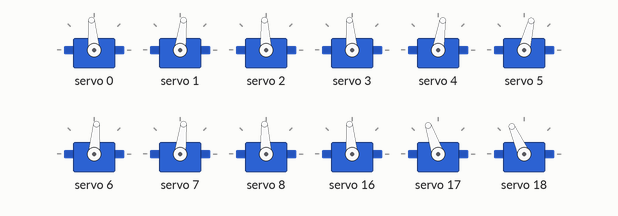
Bench run of a sketch on a simulated Arduino Uno, built with avr-gcc and run on an emulated ATmega328P. Shown: 12 × servo.

Above: at 5.05 s.
At 5.5 s:
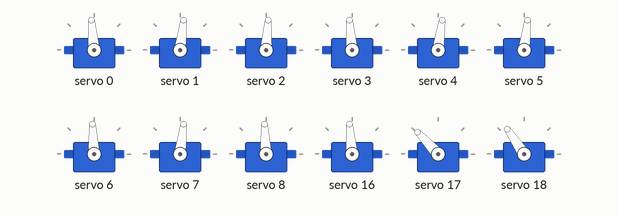
At 6.0 s:
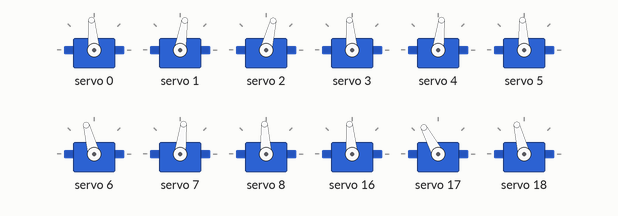
At 6.25 s:
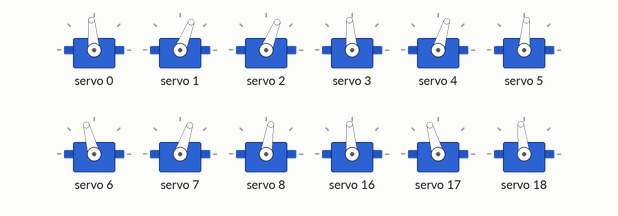
At 6.5 s:
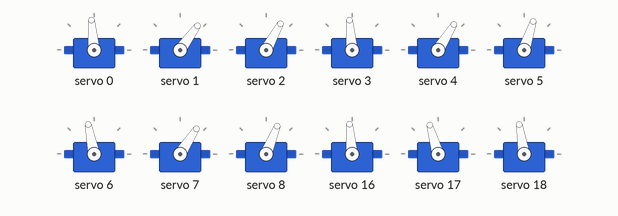
At 7.0 s:
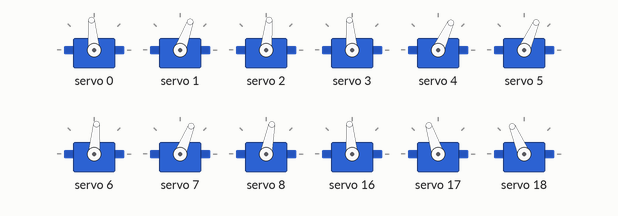
Timing chart, 0 to 10.1 s (numbered marks = the images above):
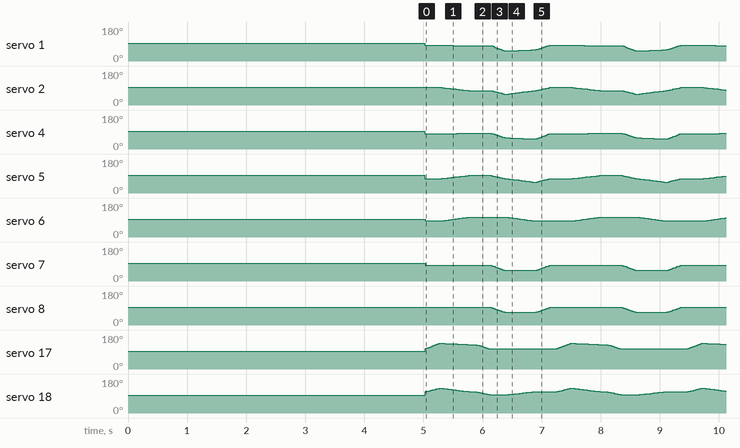

The sketch:

HexForward.ino
```cpp
#include <Wire.h>
#include <Adafruit_PWMServoDriver.h>
//Analog 4 -> SDA   komola
//Analog 5 -> SCL   holud

#define SERVOMIN 150  // Min pulse length out of 4096
#define SERVOMAX 600  // Max pulse length out of 4096


Adafruit_PWMServoDriver pwm1 = Adafruit_PWMServoDriver();
Adafruit_PWMServoDriver pwm2 = Adafruit_PWMServoDriver(0x41);  // Assuming the second PCA9685 has address 0x41

// Define channels for the first PCA9685
const int coxaChannels[] = { 0, 3, 6 };
const int femurChannels[] = { 1, 4, 7 };
const int tibiaChannels[] = { 2, 5, 8 };

// Define channels for the second PCA9685
const int coxaChannelsT[] = { 0, 3, 6 };
const int femurChannelsT[] = { 1, 4, 7 };
const int tibiaChannelsT[] = { 2, 5, 8 };

#define PAN_SERVO_CHANNEL 9   // Channel for the pan servo
#define TILT_SERVO_CHANNEL 10  // Channel for the tilt servo

int mapValue(int x, int in_min, int in_max, int out_min, int out_max) {
  return (x - in_min) * (out_max - out_min) / (in_max - in_min) + out_min;
}

void moveLeg(Adafruit_PWMServoDriver &pwm, int legIndex, int coxaPos, int femurPos, int tibiaPos) {
  pwm.setPWM(coxaChannels[legIndex], 0, coxaPos);
  pwm.setPWM(femurChannels[legIndex], 0, femurPos);
  pwm.setPWM(tibiaChannels[legIndex], 0, tibiaPos);
}

void moveLegT(Adafruit_PWMServoDriver &pwm, int legIndex, int coxaPos, int femurPos, int tibiaPos) {
  pwm.setPWM(coxaChannelsT[legIndex], 0, coxaPos);
  pwm.setPWM(femurChannelsT[legIndex], 0, femurPos);
  pwm.setPWM(tibiaChannelsT[legIndex], 0, tibiaPos);
}

void moveLegInit() {
  for (int i = 0; i < 3; i++) {
    moveLeg(pwm1, i, 375, 375, 375);    //150, 600
  }
}

void moveLegTInit() {
  for (int i = 0; i < 3; i++) {
    moveLegT(pwm2, i, 375, 375, 375);   //600, 150
  }
}

void movePanTilt(int panPos, int tiltPos) {
  pwm1.setPWM(PAN_SERVO_CHANNEL, 0, panPos);
  pwm1.setPWM(TILT_SERVO_CHANNEL, 0, tiltPos);
}

void setup() {
  Serial.begin(9600);

  pwm1.begin();
  pwm2.begin();

  pwm1.setPWMFreq(60);
  pwm2.setPWMFreq(60);

  moveLegInit();
  moveLegTInit();
  movePanTilt(375, 375);
  delay(5000);
  //startTime = millis();  // Initialize start time
}

void loop() {
  // Leg Forward
  moveLeg(pwm1, 0, 375, 345, 370);    //1     //p=4, z=6.8       // Expand motion
  moveLeg(pwm1, 1, 375, 340, 327);    //2     //p=2, z=6
  moveLeg(pwm1, 2, 350, 345, 370);    //3     //p=3, z=6.5

  /*moveLegT(pwm2, 0, 375, 407, 420);     //2   //p=2, z=6
  moveLegT(pwm2, 1, 375, 402, 377);     //1   //p=4, z=6.8                // Expand motion  407, 420);     //2   //p=2, z=6
  moveLegT(pwm2, 2, 350, 402, 397);     //3   //p=3, z=6.5*/
  for (int i = 0; i <= 100; i += 5) {
    moveLegT(pwm2, 0, 375, mapValue(i, 0, 100, 407, 480), mapValue(i, 0, 100, 420, 467));   //375, 407, 420
    moveLegT(pwm2, 1, 375, mapValue(i, 0, 100, 402, 462), mapValue(i, 0, 100, 377, 420));   //375, 402, 377           // Condense motion
    moveLegT(pwm2, 2, 350, mapValue(i, 0, 100, 402, 470), mapValue(i, 0, 100, 397, 442));   //395, 402, 397
    delay(5);
  }


  moveLegT(pwm2, 0, 375, 480, 467);     //1   //p=2, z=4          //Condence
  moveLegT(pwm2, 1, 375, 462, 420);     //1   //p=4, z=4.8
  moveLegT(pwm2, 2, 350, 470, 442);     //3   //p=3, z=4.5
  //delay(100);

  /*moveLeg(pwm1, 0, 375, 345, 370);    //1     //p=4, z=6.8       // Expand motion
  moveLeg(pwm1, 1, 375, 340, 327);    //2     //p=2, z=6
  moveLeg(pwm1, 2, 400, 345, 350);    //3     //p=3, z=6.5*/
  // Condense motion
  for (int i = 0; i <= 100; i += 5) {
    moveLeg(pwm1, 0, 375, mapValue((100 - i), 0, 100, 340, 345), mapValue((100 - i), 0, 100, 327, 370));     //375, 295, 367     // Condense motion
    moveLeg(pwm1, 1, 375, mapValue(i, 0, 100, 340, 345), mapValue(i, 0, 100, 327, 370));    //375, 315, 427                     // Expand motion
    moveLeg(pwm1, 2, mapValue(i, 0, 100, 350, 400), 345, 370);    //395, 302, 397


    moveLegT(pwm2, 0, 375, mapValue((100 - i), 0, 100, 462, 480), mapValue((100 - i), 0, 100, 420, 467));   //375, 477, 345  //p=8.5, z=3
    moveLegT(pwm2, 1, 375, mapValue(i, 0, 100, 462, 480), mapValue(i, 0, 100, 420, 467));   //375, 510, 410        //p=6, z=3   // Condense motion
    moveLegT(pwm2, 2, mapValue(i, 0, 100, 350, 400), 470, 442);   //355, 495, 377   ////p=7.25, z=3.7
    delay(10);
  }
  delay(100);


//LegT Forward-------------------------------------------
  /*moveLegT(pwm2, 0, 375, 462, 420);     //1   //p=4, z=4.8           //Condence
  moveLegT(pwm2, 1, 375, 480, 467);     //1   //p=2, z=4
  moveLegT(pwm2, 2, 350, 470, 442);     //3   //p=3, z=4.5*/
  for (int i = 0; i <= 100; i += 5) {
    moveLegT(pwm2, 0, 375, mapValue((100 - i), 0, 100, 402, 462), mapValue((100 - i), 0, 100, 377, 420));   //375, 440, 407  //p=8.5, z=3
    moveLegT(pwm2, 1, 375, mapValue((100 - i), 0, 100, 407, 480), mapValue((100 - i), 0, 100, 420, 467));   //375, 450, 450        //p=6, z=3   // Condense motion
    moveLegT(pwm2, 2, 400, mapValue((100 - i), 0, 100, 402, 470), mapValue((100 - i), 0, 100, 397, 422));   //355, 442, 427   ////p=7.25, z=3.7
    delay(5);
  }

  moveLegT(pwm2, 0, 375, 402, 377);     //1   //p=2, z=6
  moveLegT(pwm2, 1, 375, 407, 420);     //2   //p=4, z=6.8p=2, z=6                  // Expand motion
  moveLegT(pwm2, 2, 400, 402, 397);     //3   //p=3, z=6.5

  /*moveLeg(pwm1, 0, 375, 340, 327);    //2     //p=2, z=6       // Expand motion
  moveLeg(pwm1, 1, 375, 345, 370);    //1     //p=4, z=6.8
  moveLeg(pwm1, 2, 400, 345, 350);    //3     //p=3, z=6.5*/
  for (int i = 0; i <= 100; i += 5) {
    moveLeg(pwm1, 0, 375, mapValue((100 - i), 0, 100, 267, 340), mapValue((100 - i), 0, 100, 280, 327));     //375, 340, 327     // Condense motion
    moveLeg(pwm1, 1, 375, mapValue((100 - i), 0, 100, 285, 345), mapValue((100 - i), 0, 100, 327, 370));    //375, 345, 370                     // Expand motion
    moveLeg(pwm1, 2, 400, mapValue((100 - i), 0, 100, 277, 345), mapValue((100 - i), 0, 100, 305, 370));    //395, 355, 350
    delay(5);
  }
  moveLeg(pwm1, 0, 375, 267, 280);    //1     //p=2, z=4
  moveLeg(pwm1, 1, 375, 285, 327);    //1     //p=4, z=4.8                                // Expand motion
  moveLeg(pwm1, 2, 400, 277, 305);    //3     //p=3, z=4.5

  // condance motion
  for (int i = 0; i <= 100; i += 5) {
    moveLegT(pwm2, 0, 375, mapValue(i, 0, 100, 402, 407), mapValue(i, 0, 100, 377, 420));   //375, 452, 380
    moveLegT(pwm2, 1, 375, mapValue((100 - i), 0, 100, 402, 407), mapValue((100 - i), 0, 100, 377, 420));   //375, 432, 320           // Condense motion
    moveLegT(pwm2, 2, mapValue((100 - i), 0, 100, 350, 400), 402, 397);   //395, 445, 350


    moveLeg(pwm1, 0, 375, mapValue(i, 0, 100, 267, 285), mapValue(i, 0, 100, 280, 327));     //375, 270, 402
    moveLeg(pwm1, 1, 375, mapValue((100 - i), 0, 100, 267, 285), mapValue((100 - i), 0, 100, 280, 327));    //375, 237, 337           // Condense motion
    moveLeg(pwm1, 2, mapValue((100 - i), 0, 100, 350, 400), 277, 305);    //355, 270, 377
    delay(10);
  }
  //H
  moveLeg(pwm1, 0, 375, 285, 327);    //1     //p=4, z=4.8
  moveLeg(pwm1, 1, 375, 267, 280);    //1     //p=2, z=4                                // Expand motion
  moveLeg(pwm1, 2, 350, 277, 305);    //3     //p=3, z=4.5
  for (int i = 0; i <= 100; i += 5) {
    moveLeg(pwm1, 0, 375, mapValue(i, 0, 100, 285, 345), mapValue(i, 0, 100, 327, 370));     //375, 307, 340     // Condense motion
    moveLeg(pwm1, 1, 375, mapValue(i, 0, 100, 267, 340), mapValue(i, 0, 100, 280, 327));    //375, 297, 297                     // Expand motion
    moveLeg(pwm1, 2, 350, mapValue(i, 0, 100, 277, 345), mapValue(i, 0, 100, 305, 370));    //395, 305, 320
    delay(5);
  }
  delay(100);
  /*moveLeg(pwm1, 0, 375, 345, 370);    //1     //p=4, z=6.8       // Expand motion
  moveLeg(pwm1, 1, 375, 340, 327);    //2     //p=2, z=6
  moveLeg(pwm1, 2, 400, 345, 350);    //3     //p=3, z=6.5*/

}
```
